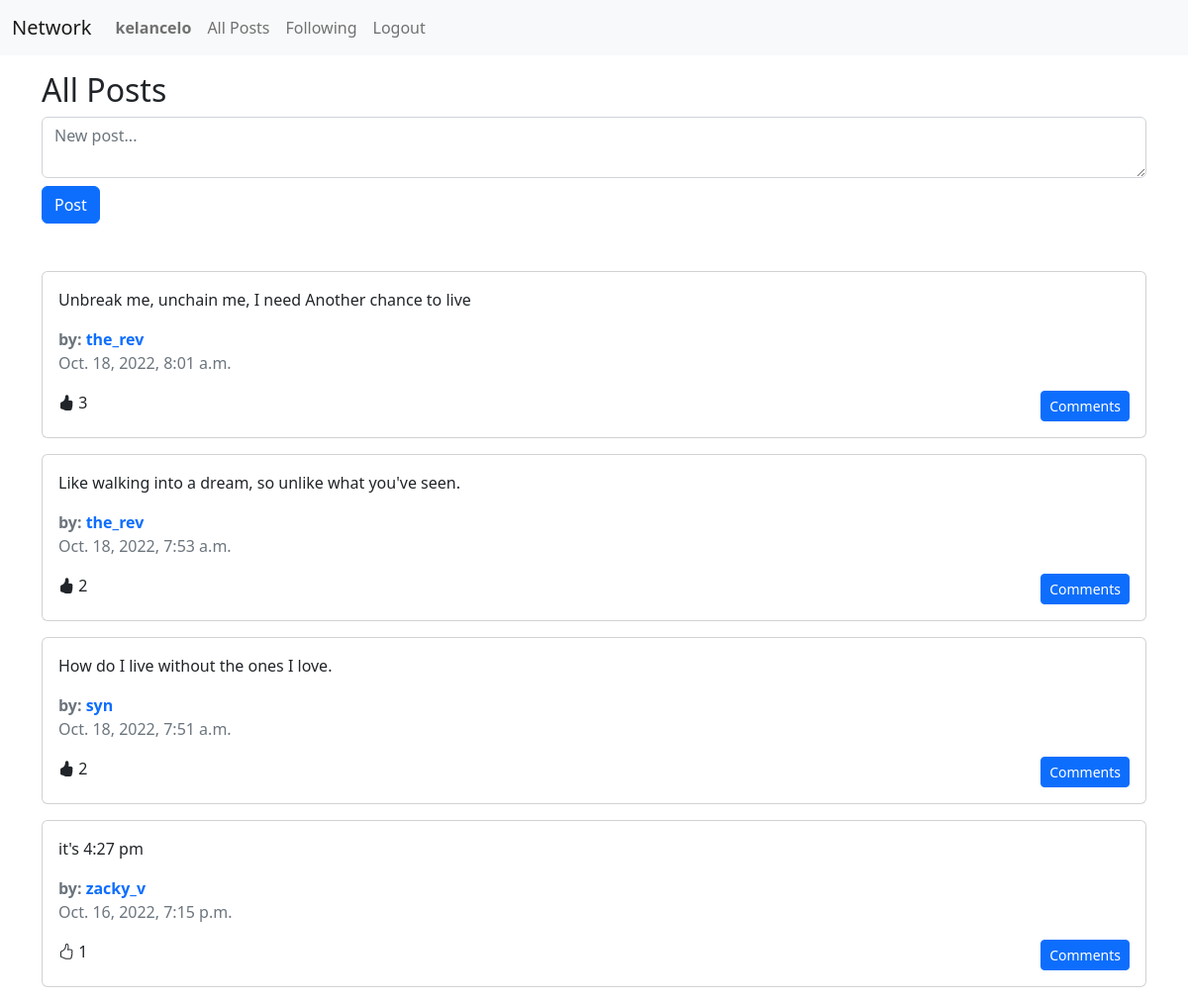
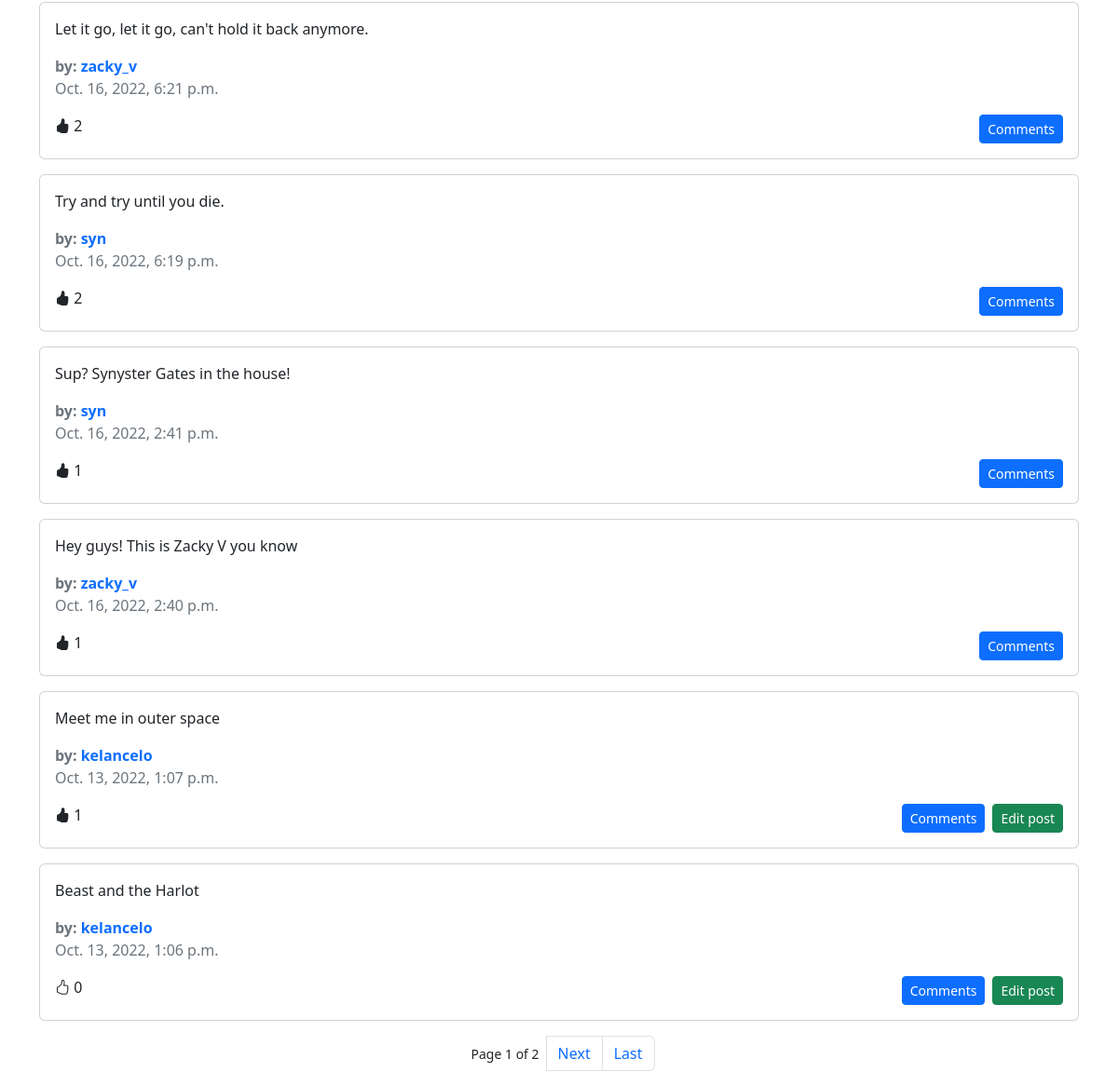
/ (signed in), run on the app's committed database (2 pictures, top to bottom).
### network/models.py (models this page shows, shortened)
class User(AbstractUser):
    following = models.ManyToManyField("self", blank=True, related_name="followers", symmetrical=False)
    liked_posts = models.ManyToManyField("Post", blank=True, related_name="likers")

class Post(models.Model):
    author = models.ForeignKey(User, on_delete=models.CASCADE, related_name="posts")
    body = models.TextField()
    date_created = models.DateTimeField(auto_now_add=True)

### network/views.py (the view, shortened to what this page needs)
# urls.py: path("", views.index, name="index"),
def index(request):
    posts = Post.objects.order_by("-date_created")
    for post in posts:
        setattr(post, "like_count", post.likers.count())
        if request.user.is_authenticated:
            setattr(post, "liked", request.user.liked_posts.filter(pk=post.id).exists())
    page_num = request.GET.get("page")
    if not page_num:
        page_num = 1
    paginator = Paginator(posts, 10)
    page = paginator.get_page(page_num)
    return render(request, "network/index.html", {
        "page": page
    })

### network/templates/network/index.html (shortened to what this page needs)
{% extends "network/posts_layout.html" %}
{% block header %}
<h1 class="fs-2">All Posts</h1>
<form action="{% url 'index' %}" method="post" class="mb-5">
  <textarea name="body" rows="2" placeholder="New post..." class="form-control mb-2" required></textarea>
  <input type="submit" value="Post" class="btn btn-primary" />
</form>
{% endblock %}

### network/templates/network/posts_layout.html (shortened to what this page needs)
{% extends "network/layout.html" %}
{% load static %}
{% block body %}
{% block header %}{% endblock %}
<div id="posts" class="row gy-3">
    {% for post in page %}
    <div class="col-12">
        <div class="card">
            <div class="card-body">
                <p class="card-text" id="post-{{ post.id }}-body">{{ post.body }}</p>
                <div class="text-muted fw-bold">
                    by:
                    <a href="{% url 'user' user_id=post.author.id %}" class="profile-link">
                        {{ post.author.username }}
                    </a>
                </div>
                <div class="card-text text-muted mb-3">{{ post.date_created }}</div>
                <div class="d-flex">
                    <div class="me-auto">
                        {% if post.liked %}
                        <i class="bi bi-hand-thumbs-up-fill like-button" data-post-id="{{ post.id }}"></i>
                        {% else %}
                        <i class="bi bi-hand-thumbs-up like-button" data-post-id="{{post.id}}"></i>
                        {% endif %}
                        <span class="like-count">{{ post.like_count }}</span>
                    </div>
                    <button
                        data-post-id="{{post.id}}"
                        class="btn btn-sm btn-primary comments-button"
                        data-bs-toggle="modal"
                        data-bs-target="#comments-modal"
                    >
                        Comments
                    </button>
                    {% if request.user == post.author %}
                    <button
                        id="edit-post-button-{{ post.id }}"
                        class="btn btn-sm btn-success ms-2 edit-post-button"
                        data-post-id="{{post.id}}"
                    >
                        Edit post
                    </button>
                    {% endif %}
                </div>
            </div>
        </div>
    </div>
    {% endfor %}
</div>
{% if page.paginator.num_pages > 1 %}
<nav>
    <ul class="pagination mt-3 justify-content-center">
        <small class="mx-2 align-self-center">
            Page {{ page.number }} of {{ page.paginator.num_pages }}
        </small>
        {% if page.has_next %}
        <li class="page-item">
            <a class="page-link" href="?page={{ page.next_page_number }}">Next</a>
        </li>
        <li class="page-item">
            <a class="page-link" href="?page={{ page.paginator.num_pages }}">Last</a>
        </li>
        {% endif %}
    </ul>
</nav>
{% endif %}
{% endblock %}

### network/templates/network/layout.html (shortened to what this page needs)
{% load static %}
<!DOCTYPE html>
<html lang="en">
<head>
    <link href="https://cdn.jsdelivr.net/npm/bootstrap@5.2.2/dist/css/bootstrap.min.css" rel="stylesheet"
>
    <link href="{% static 'network/styles.css' %}" rel="stylesheet">
    <link rel="stylesheet" href="https://cdn.jsdelivr.net/npm/bootstrap-icons@1.9.1/font/bootstrap-icons.css">
</head>
<body>
    <nav class="navbar navbar-expand-lg navbar-light bg-light mb-3">
        <div class="container-fluid">
            <a class="navbar-brand" href="{% url 'index' %}">Network</a>
            <div class="collapse navbar-collapse" id="navbarNavAltMarkup">
                <div class="navbar-nav">
                    {% if user.is_authenticated %}
                    <a class="nav-link" href="{% url 'user' user_id=user.id%}"><strong>{{ user.username }}</strong></a>
                    {% endif %}
                    <a class="nav-link" href="{% url 'index' %}">All Posts</a>
                    {% if user.is_authenticated %}
                    <a class="nav-link" href="{% url 'following' %}">Following</a>
                    <a class="nav-link" href="{% url 'logout' %}">Logout</a>
                    {% else %}
                    <a class="nav-link" href="{% url 'login' %}">Login</a>
                    <a class="nav-link" href="{% url 'register' %}">Register</a>
                    {% endif %}
                </div>
            </div>
        </div>
    </nav>
    <div class="body container">
        {% block body %}
        {% endblock %}
    </div>
</body>
</html>

### network/static/network/styles.css (style rules this page uses)
.profile-link { text-decoration: none; }
.like-button { cursor: pointer; }
.page-link { cursor: pointer; }

### data on the page
User: username "kelancelo"
Post: body "Unbreak me, unchain me, I need Another chance to live", author.username "the_rev", date_created "Oct. 18, 2022, 8:01 a.m.", like_count "3"
Post: body "Like walking into a dream, so unlike what you've seen.", author.username "the_rev", date_created "Oct. 18, 2022, 7:53 a.m.", like_count "2"
Post: body "How do I live without the ones I love.", author.username "syn", date_created "Oct. 18, 2022, 7:51 a.m.", like_count "2"
Post: body "it's 4:27 pm", author.username "zacky_v", date_created "Oct. 16, 2022, 7:15 p.m.", like_count "1"
Post: body "Let it go, let it go, can't hold it back anymore.", author.username "zacky_v", date_created "Oct. 16, 2022, 6:21 p.m.", like_count "2"
Post: body "Try and try until you die.", author.username "syn", date_created "Oct. 16, 2022, 6:19 p.m.", like_count "2"
Post: body "Sup? Synyster Gates in the house!", author.username "syn", date_created "Oct. 16, 2022, 2:41 p.m.", like_count "1"
Post: body "Hey guys! This is Zacky V you know", author.username "zacky_v", date_created "Oct. 16, 2022, 2:40 p.m.", like_count "1"
Post: body "Meet me in outer space", author.username "kelancelo", date_created "Oct. 13, 2022, 1:07 p.m.", like_count "1"
Post: body "Beast and the Harlot", author.username "kelancelo", date_created "Oct. 13, 2022, 1:06 p.m.", like_count "0"

### other printed values
{{ page.number }} "1"
{{ page.paginator.num_pages }} "2"
